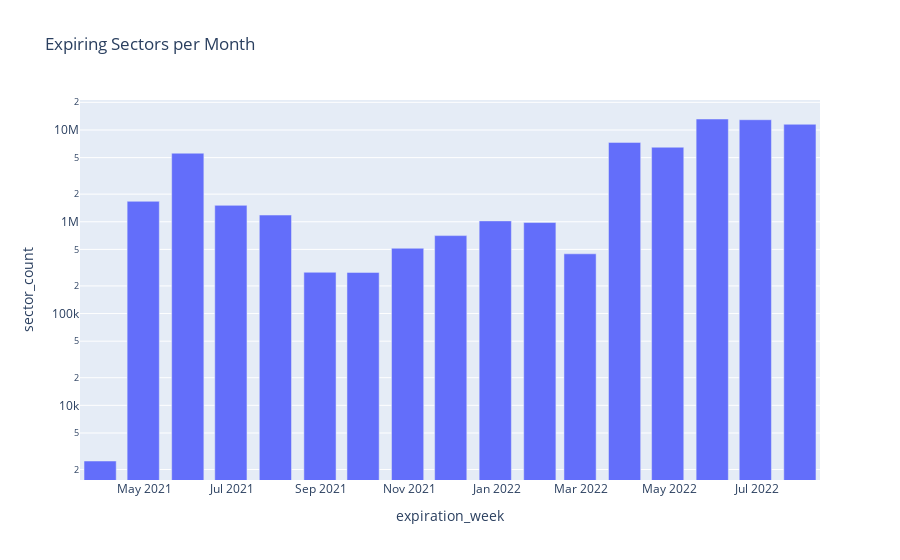

Source (notebook cell):
### Markdown cell above
## Upcoming sector expiration, monthly, network-wide

### Code cell
z_df = fig_df.groupby('expiration_week').sector_count.sum()
z_df = z_df.resample('1m').sum().reset_index()

px.bar(z_df,
        x='expiration_week',
        y='sector_count',
        title='Expiring Sectors per Month',
        log_y=True,
        labels={'value': 'Sectors',
                'time': 'Timestamp'})

### Figure 1 — Plotly figure (JSON) as saved in the notebook; plotly's stock layout.template omitted (floating-point values rounded to 4 significant figures)
{"data": [{"alignmentgroup": "True", "hovertemplate": "expiration_week=%{x}<br>sector_count=%{y}<extra></extra>", "legendgroup": "", "marker": {"color": "#636efa"}, "name": "", "offsetgroup": "", "orientation": "v", "showlegend": false, "textposition": "auto", "type": "bar", "x": ["2021-03-31T00:00:00+00:00", "2021-04-30T00:00:00+00:00", "2021-05-31T00:00:00+00:00", "2021-06-30T00:00:00+00:00", "2021-07-31T00:00:00+00:00", "2021-08-31T00:00:00+00:00", "2021-09-30T00:00:00+00:00", "2021-10-31T00:00:00+00:00", "2021-11-30T00:00:00+00:00", "2021-12-31T00:00:00+00:00", "2022-01-31T00:00:00+00:00", "2022-02-28T00:00:00+00:00", "2022-03-31T00:00:00+00:00", "2022-04-30T00:00:00+00:00", "2022-05-31T00:00:00+00:00", "2022-06-30T00:00:00+00:00", "2022-07-31T00:00:00+00:00"], "xaxis": "x", "y": [2475, 1670694, 5582041, 1508831, 1182996, 281602, 280708, 514443, 706700, 1022000, 980608, 447600, 7322730, 6486588, 13167308, 12931418, 11532487], "yaxis": "y"}], "layout": {"barmode": "relative", "legend": {"tracegroupgap": 0}, "title": {"text": "Expiring Sectors per Month"}, "xaxis": {"anchor": "y", "domain": [0, 1], "title": {"text": "expiration_week"}}, "yaxis": {"anchor": "x", "domain": [0, 1], "title": {"text": "sector_count"}, "type": "log"}}}
